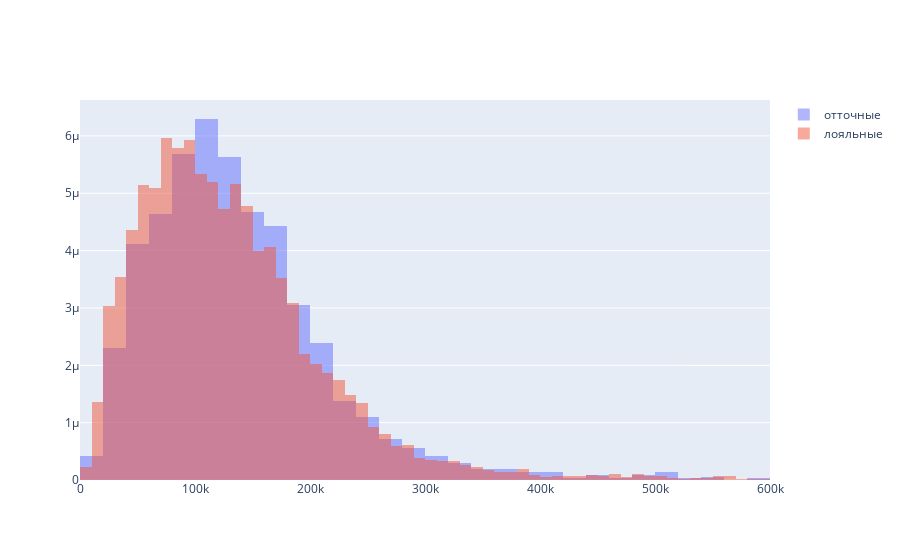

Notebook code cell kept with this figure:
### Markdown cell above
[описание столбцов](#columns)

### Code cell
fig = go.Figure()
fig.add_trace(go.Histogram(x=df.query('churn == 1')['est_salary'], histnorm='probability density', name='отточные'))
fig.add_trace(go.Histogram(x=df.query('churn == 0')['est_salary'], histnorm='probability density', name='лояльные'))
fig.update_layout(barmode='overlay')
fig.update_xaxes(range=(0, 600000))
fig.update_traces(opacity=0.5)

### Figure 1 — Plotly figure (JSON) as saved in the notebook; plotly's stock layout.template omitted (floating-point values rounded to 4 significant figures; data arrays with more than 128 entries replaced by an {"elided": "..."} marker saying what was removed)
{"data": [{"histnorm": "probability density", "name": "отточные", "opacity": 0.5, "type": "histogram", "x": {"elided": "1819 float values"}}, {"histnorm": "probability density", "name": "лояльные", "opacity": 0.5, "type": "histogram", "x": {"elided": "8180 float values"}}], "layout": {"barmode": "overlay", "xaxis": {"range": [0, 600000]}}}
